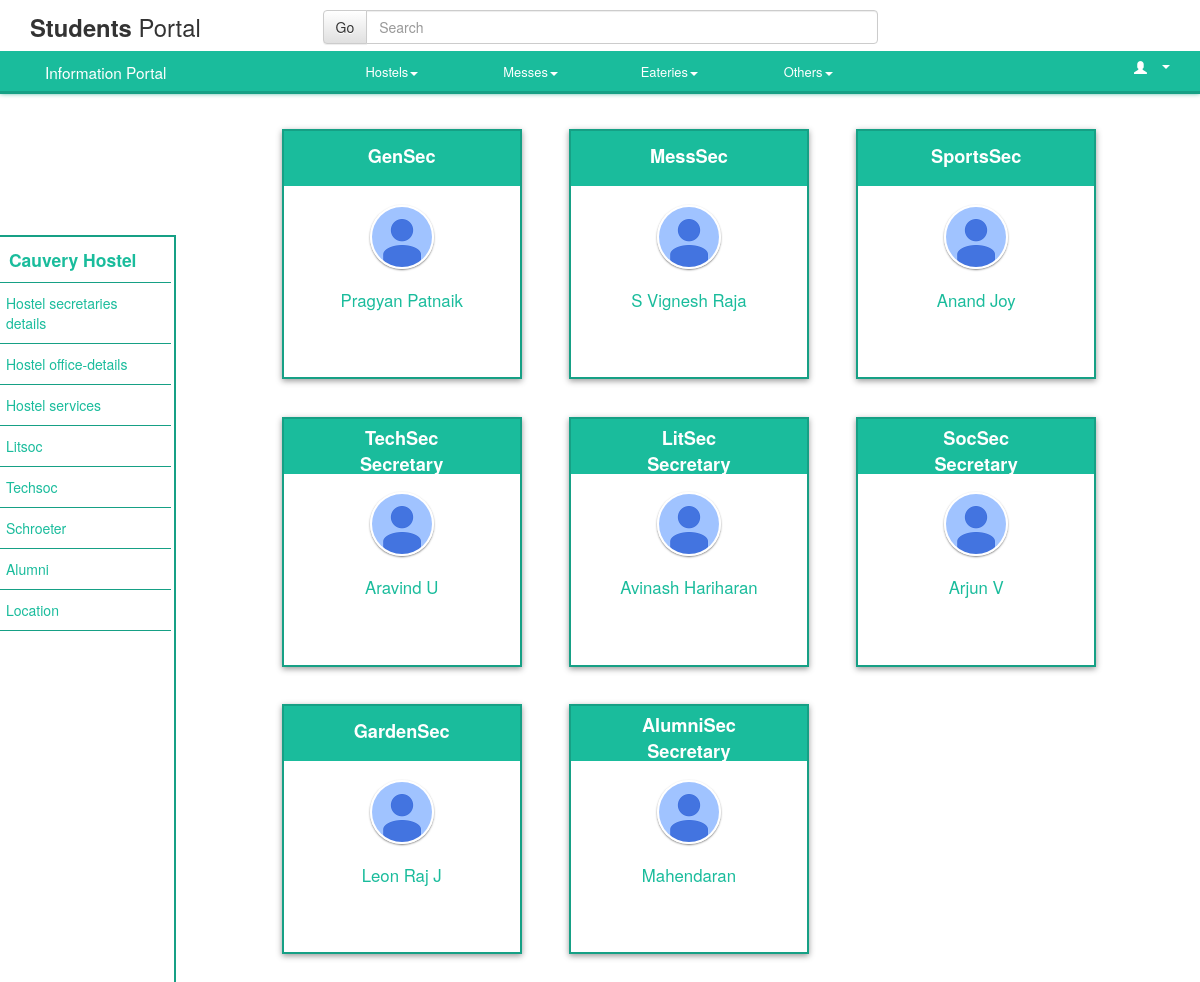
The page /hostel/hostel.php?id=3 on the database its author committed.
### tables this page shows
CREATE TABLE IF NOT EXISTS `hostel_list` (
`hostel_id` int(11) NOT NULL,
  `hostel_name` varchar(11) NOT NULL,
  `lat` double NOT NULL,
  `long` double NOT NULL,
  `hostel_nick` varchar(10) NOT NULL,
  `DOffice` varchar(400) NOT NULL,
  `Numbers` varchar(40) NOT NULL
);

CREATE TABLE IF NOT EXISTS `contacts` (
  `hostel_id` int(1) DEFAULT NULL,
  `s_no` int(11) NOT NULL,
  `username` varchar(8) NOT NULL,
  `name` varchar(25) DEFAULT NULL,
  `post` varchar(27) DEFAULT NULL,
  `room` varchar(6) NOT NULL,
  `contact_no` bigint(10) DEFAULT NULL,
  `email_id` varchar(29) DEFAULT NULL
);

### hostel/hostel.php (the view, shortened to what this page needs)
<?php
$id=$_GET['id'];
$sql="SELECT * FROM hostel_list WHERE hostel_id='{$id}'";
$data=mysql_query($sql);
$row=mysql_fetch_assoc($data);
$name=$row["hostel_name"];
?>
<!DOCTYPE html>
<html>
	<head>
        <link rel="stylesheet" href="https://maxcdn.bootstrapcdn.com/bootstrap/3.3.1/css/bootstrap.min.css" />
        <link rel="stylesheet" href="https://maxcdn.bootstrapcdn.com/bootstrap/3.3.1/css/bootstrap-theme.min.css" />
		<link href="css/hostel.css" rel="stylesheet" />
		<link rel="stylesheet" type="text/css" href="css/hostel.css"/>
		<link rel="stylesheet" type="text/css" href="../css/ferro.css"/>
		<link rel="stylesheet" type="text/css" href="../css/wheelmenu.css"/>
		<link rel="stylesheet" type="text/css" href="../css/dnb.css" />
	</head>
<body>
	    <?php
			require '../includes/navbar.php'
        ?>
		<div class="container-fluid contain1">
			<div class="row">
				<div class="sidebar col-xs-1 col-sm-1 col-md-2 col-lg-2">
					<ul class="nav nav-sidebar">
							<li class="bull"><a href='#' id="hos"><?php echo $name;?> Hostel</a></li>
							<li class="bull"><a href='#' class="kill">Hostel secretaries details</a></li>
							<li class="bull"><a href='head.php?varname=<?php echo $id; ?>' class="kill">Hostel office-details</a></li>
							<li class="bull"><a href='Hostel_Services.php?varname=<?php echo $id; ?>' class="kill">Hostel services</a></li>
							<li class="bull"><a href='#' class="kill">Litsoc</a></li>
							<li class="bull"><a href='#' class="kill">Techsoc</a></li>
							<li class="bull"><a href='#' class="kill">Schroeter</a></li>
							<li class="bull"><a href='#' class="kill">Alumni</a></li>
						<li class="bull"><a href="#" onclick="access();" class="kill">Location</a></li>
					</ul>
				</div>
			</div>
		</div>
		<div class="container-fluid">
			<div class="col-md-10 col-md-offset-2 col-sm-offset-2 col-sm-10">
				<?php
					$sno=1;
					while($sno<=8)
					{
						$query="SELECT * FROM contacts WHERE hostel_id='{$id}' and s_no='{$sno}'";
						$result=mysql_query($query);
						$sec=mysql_fetch_assoc($result);
						if($sno==4)
						{
							echo "
								<div class='col-md-4 col-sm-6 screen screen12 slum'>
									<div class='header'>
										<p class='oned padaffairs'>";
							echo nl2br($sec['post']."\nSecretary");
							echo "</p>
									</div>
									<div class='slider'>
										<div id='s1'>
											<div class='header1'>
												<img class='img-circle img-responsive hidden-xs hidden-sm' src='img/photo.png'>
													<p class='hw'>".ucwords(strtolower(str_replace("."," ",$sec["name"]))).
													"</p>
											</div>
										</div>
										<div class='header2'>
											<div class='heal' id='h1' class='hid'>
												<p>";
												echo "</p><p>";
												echo "</p><p>";
												echo "</p><p>";
												echo "</p>
											</div>
										</div>
									</div>
								</div>";
						}
						else if($sno==1||$sno==7)
						{
							echo "
								<div class='col-md-4 col-sm-6 screen screen12 slum'>
									<div class='header'>
										<p class='oned padnone'>".$sec['post']."</p>
									</div>
									<div class='slider'>
										<div id='s1'>
											<div class='header1'>
												<img class='img-circle img-responsive hidden-xs hidden-sm' src='img/photo.png'>
													<p class='hw'>".ucwords(strtolower(str_replace("."," ",$sec["name"]))).
													"</p>
											</div>
										</div>
										<div class='header2'>
											<div class='heal' id='h1' class='hid'>
												<p>";
												echo "</p><p>";
												echo "</p><p>";
												echo "</p><p>";
												echo "</p>
											</div>
										</div>
									</div>
								</div>";
						}
						else if($sno==5||$sno==6||$sno==8)
						{
							echo "
								<div class='col-md-4 col-sm-6 screen slum'>
									<div class='header'>
										<p class='oned padaffairs'>";
							echo nl2br($sec['post']."\nSecretary");
							echo "</p>
								</div>
									<div class='slider'>
										<div id='s1'>
											<div class='header1'>
												<img class='img-circle img-responsive hidden-xs hidden-sm' src='img/photo.png'>
													<p class='hw'>".ucwords(strtolower(str_replace("."," ",$sec["name"]))).
													"</p>
											</div>
										</div>
										<div class='header2'>
											<div class='heal' id='h1' class='hid'>
												<p>";
												echo "</p><p>";
												echo "</p><p>";
												echo "</p><p>";
												echo "</p>
											</div>
										</div>
									</div>
								</div>";
						}
						else
						{
							echo "
								<div class='col-md-4 col-sm-6 screen slum'>
									<div class='header'>
										<p class='oned padnone'>".$sec['post']."</p>
									</div>
									<div class='slider'>
										<div id='s1'>
											<div class='header1'>
												<img class='img-circle img-responsive hidden-xs hidden-sm' src='img/photo.png'>
													<p class='hw'>".ucwords(strtolower(str_replace("."," ",$sec["name"]))).
													"</p>
											</div>
										</div>
										<div class='header2'>
											<div class='heal' id='h1' class='hid'>
												<p>";
												echo "</p><p>";
												echo "</p><p>";
												echo "</p><p>";
												echo "</p>
											</div>
										</div>
									</div>
								</div>";
						}
						$sno++;
					}
				?>
			</div>
		</div>
	</body>
</html>

### hostel/css/hostel.css (style rules this page uses)
body { background-color:white!important; margin-bottom:-5%; }
.oned { font-size: 130%; font-weight: bold; }
.header { width:100% !important; height:55px; text-align:center; background-color:#1abc9c; color:white; }
.img-circle { width:64px!important; height:64px!important; border-radius:100%!important; margin:auto; margin-top: 8%; border:2px solid #fff; box-shadow:0px 1px 2px rgba(0, 0, 0, 0.5); }
.row { overflow:hidden!important; }
.screen { background-color:white!important; box-shadow: 0px 2px 6px #999; overflow:hidden; color:#1abc9c!important; margin-top: 2%; margin-right:5%; border:2px solid #16a085; }
.screen12 { margin-left:6%; }
.slider { width:200%; float:left; left:0; position:relative; -webkit-transition: all 0.5s ease-in-out; transition: all 0.5s ease-in-out; }
.header1, .header2 { text-align:center; width:50%; float:left; height:20%!important; color:#1abc9c; position:relative; }
.oned { position:relative; top:6px; }
.sidebar { background-color: white; margin-left: -1%; position:fixed!important; border-right: 2px solid #16a085; border-top:2px solid #16a085; margin-top:0.05%; height: 100%; margin-left:-2%; color:#1abc9c; z-index:500; }
.sidebar a { color:#1abc9c; }
@media screen and (min-width:1175px) and (max-width:1220px) { .slum { width:240px!important; padding: 0px!important } }
@media screen and (min-width:1175px) and (max-width:1220px) { .screen { margin-top:4%; } }
.heal { margin-top: 8%; font-size: 80%; }
.nav-sidebar>li>a { color:#1abc9c; font-size: 100%; }
.bull { border-bottom: 1px solid #16a085; width:107%!important; }
#hos { color:#1abc9c; font-weight: bold; font-size: 125%; padding-left: 10%!important; }
.contain1 { position:relative; top:15%!important; }
.hw { margin-top: 8%; font-size:120%; }
.padnone { padding-top:2.5%; }
.padaffairs { padding-bottom:.5%; }

### css/dnb.css (style rules this page uses)
html,body { margin: 0px; padding: 0px; }

### rows shown on the page
hostel_list: hostel_name "Cauvery"
contacts: post "GenSec", name "Pragyan Patnaik"
contacts: post "MessSec", name "S Vignesh Raja"
contacts: post "SportsSec", name "Anand Joy"
contacts: post "TechSec Secretary", name "Aravind U"
contacts: post "LitSec Secretary", name "Avinash Hariharan"
contacts: post "SocSec Secretary", name "Arjun V"
contacts: post "GardenSec", name "Leon Raj J"
contacts: post "AlumniSec Secretary", name "Mahendaran"
